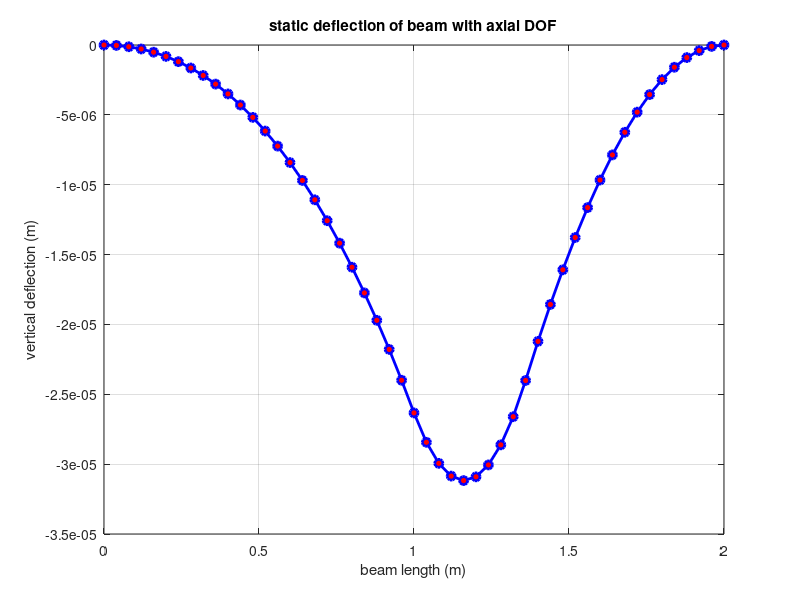
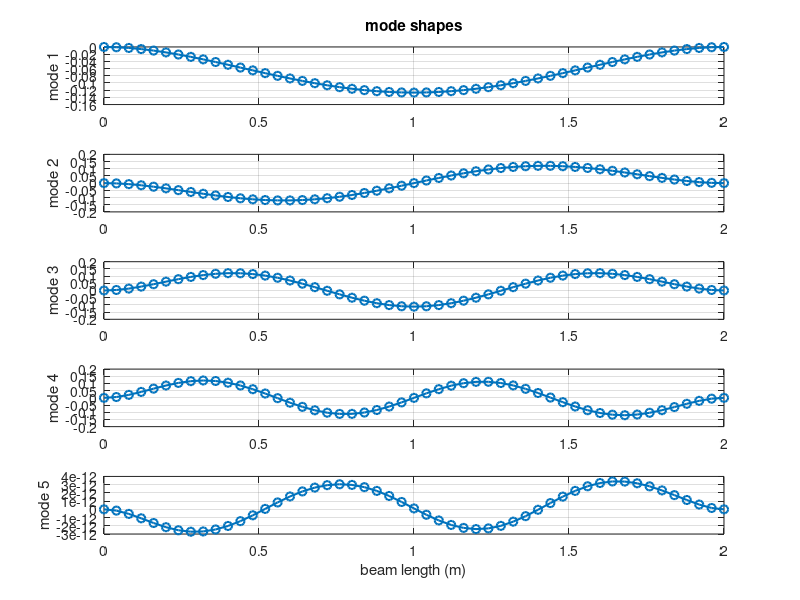
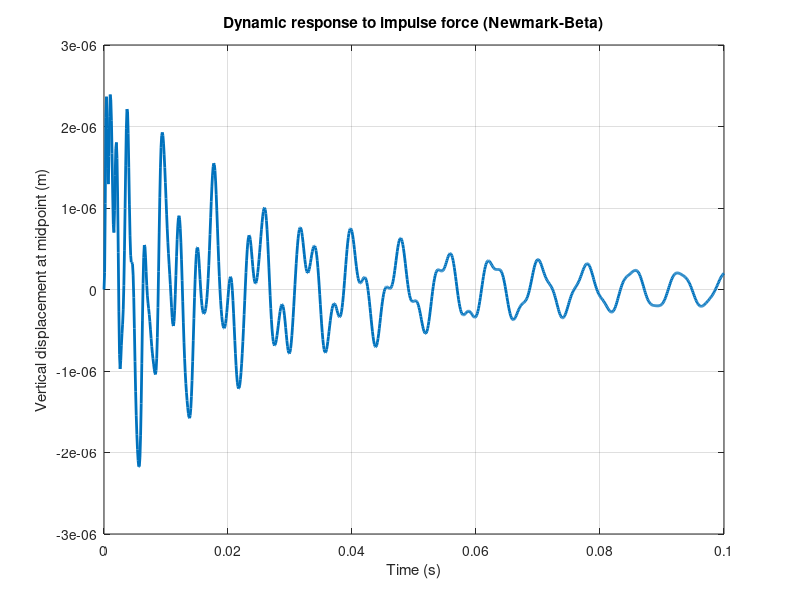
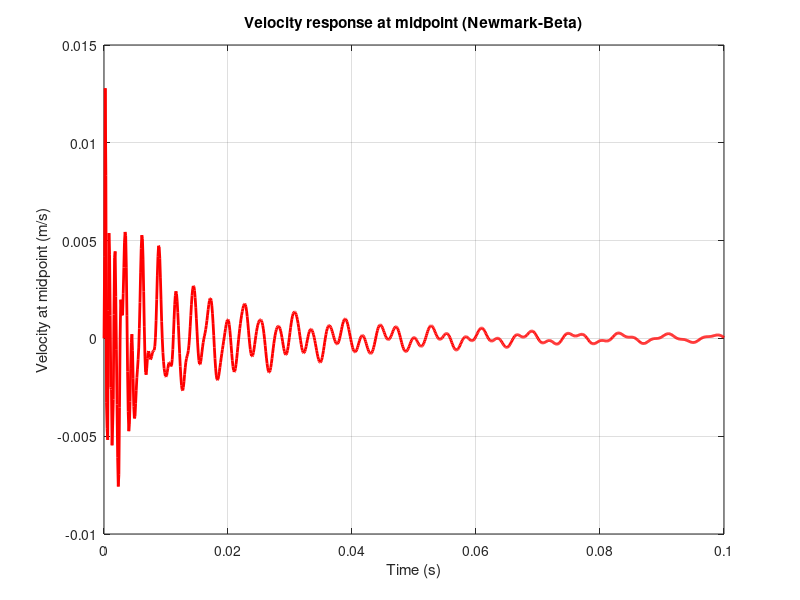

The MATLAB source for these figures, in order: (Note: this script raises an error after producing the figures.)
% Beam Formulation with Axial DOF, Mass Matrix, Modal Analysis, and Rayleigh Damping
clear; clc; close all;

%% input parameters
nElem = 50;              % number of elements
E     = 210e9;           % Young's modulus (Pa)
A     = 0.01;            % cross-sectional area (m^2)
I     = 8.333e-6;        % moment of inertia (m^4)
rho   = 7850;            % mass density (kg/m^3)
L     = 2;               % total beam length (m)
q     = 0;               % distributed load (ignored for static)

%% this is used for assigning a single static moment%%

%  mid-span moment assignment (for static test)
% force_node      = round((nElem/2) + 1);
% force_DOF_local = 3;     % 1=u, 2=w, 3=theta
% moment_value    = 800;   % applied moment (Nm)

%% derived sizes
nNode         = nElem + 1;
nDOF_per_node = 3;        % u, w, theta
nDOF          = nNode * nDOF_per_node;
Le            = L / nElem;

%% Element stiffness matrices
% axial (2×2)
ke_axial = (E*A/Le)*[1 -1; -1 1];

% bending (4×4 Hermite)
ke_bending = (E*I/Le^3)*[ ...
     12      6*Le   -12    6*Le; 
    6*Le   4*Le^2  -6*Le  2*Le^2;
   -12    -6*Le     12    -6*Le;
    6*Le   2*Le^2  -6*Le   4*Le^2 ];

% assemble into 6×6 element stiffness
ke = zeros(6,6);
axial_dofs   = [1 4];
bending_dofs = [2 3 5 6];
ke(axial_dofs,   axial_dofs)   = ke_axial;
ke(bending_dofs, bending_dofs) = ke_bending;

%% Element mass matrices (consistent)
% axial (2×2)
me_axial = (rho*A*Le/6)*[2 1; 1 2];

% bending (4×4 Hermite)
me_bending = (rho*A*Le/420)*[ ...
    156       22*Le    54      -13*Le;
     22*Le   4*Le^2   13*Le   -3*Le^2;
     54       13*Le   156     -22*Le;
    -13*Le   -3*Le^2  -22*Le   4*Le^2 ];

% assemble into 6×6 element mass
me = zeros(6,6);
me(axial_dofs,   axial_dofs)   = me_axial;
me(bending_dofs, bending_dofs) = me_bending;

%% Global assembly
K = zeros(nDOF);
M = zeros(nDOF);
for e = 1:nElem
    idx = (e-1)*nDOF_per_node + (1:6);
    K(idx,idx) = K(idx,idx) + ke;
    M(idx,idx) = M(idx,idx) + me;
end

%% Static loading: Apply Two Moments (Predefined)
F = zeros(nDOF,1);

% Moment 1
force_node_1      = 26;
force_DOF_local_1 = 3;   % rotation (theta)
moment_value_1    = -800; % Nm
globalDOF_1 = (force_node_1-1)*nDOF_per_node + force_DOF_local_1;
F(globalDOF_1) = moment_value_1;

%  Moment 2 
force_node_2      = 35;
force_DOF_local_2 = 3;    % rotation (theta)
moment_value_2    = +800; % Nm in opposite direction
globalDOF_2 = (force_node_2-1)*nDOF_per_node + force_DOF_local_2;
F(globalDOF_2) = moment_value_2;


%% Apply BCs (fixed at both ends: all DOFs)
fixedDOF = [1,2,3, nDOF-2, nDOF-1, nDOF];
freeDOF  = setdiff(1:nDOF, fixedDOF);

K_reduced = K(freeDOF, freeDOF);
M_reduced = M(freeDOF, freeDOF);
F_reduced = F(freeDOF);

%% Solve static problem
U = zeros(nDOF,1);
U(freeDOF) = K_reduced \ F_reduced;

% Plot static deflection
x_nodes = linspace(0, L, nNode);
vertical_disp = U(2:nDOF_per_node:end);
figure;
plot(x_nodes, vertical_disp, 'b-o','LineWidth',2,'MarkerFaceColor','r');
grid on;
xlabel('beam length (m)');
ylabel('vertical deflection (m)');
title('static deflection of beam with axial DOF');

%% Modal analysis
% Solve generalized eigenvalue problem: K_reduced * phi = omega^2 * M_reduced * phi
[Phi, D] = eig(K_reduced, M_reduced);
omega2 = diag(D);
[omega2, sortIdx] = sort(omega2);
Phi = Phi(:,sortIdx);
freq = sqrt(omega2)/(2*pi);

% Display first few natural frequencies
nModesToShow = 5;
disp('natural frequencies (Hz):');
disp(freq(1:nModesToShow));

% Plot first nModesToShow mode shapes (vertical deflection)
figure;
for j = 1:nModesToShow
    mode_full = zeros(nDOF,1);
    mode_full(freeDOF) = Phi(:,j);
    vmode = mode_full(2:nDOF_per_node:end);
    subplot(nModesToShow,1,j);
    plot(x_nodes, vmode, '-o','LineWidth',1.5);
    ylabel(sprintf('mode %d', j));
    grid on;
    if j==1
        title('mode shapes');
    end
    if j==nModesToShow
        xlabel('beam length (m)');
    end
end

%% Rayleigh damping calculation
%     damping ratios for first two modes
zeta1 = 0.02;  % 2% for mode 1
zeta2 = 0.02;  % 2% for mode 2
omega1 = 2*pi*freq(1);
omega2 = 2*pi*freq(2);

% deriving the alpha and beta: zeta_i = alpha/(2*omega_i) + beta*omega_i/2
Acoef = [1/(2*omega1), omega1/2; 1/(2*omega2), omega2/2];
bcoef = [zeta1; zeta2];
ab = Acoef \ bcoef;
alpha = ab(1);
beta  = ab(2);

% Assembled damping matrix
C_reduced = alpha * M_reduced + beta * K_reduced;

disp('Rayleigh damping coefficients:');
fprintf('  alpha = %.3e  beta = %.3e\n', alpha, beta);

% (Optional) Dynamic stiffness at a given frequency
% omega_test = 2*pi*10;  % 10 Hz
% Kdyn = -omega_test^2 * M_reduced + 1i*omega_test * C_reduced + K_reduced;


%% Newmark-Beta Time Integration (Impulse Response)

% parameters for time integration
beta   = 1/4;
gamma  = 1/2;
dt     = 1e-4;       
Tmax   = 0.1;        
Nt     = round(Tmax / dt);
time   = (0:Nt)*dt;

% initial conditions
w0  = zeros(length(freeDOF),1);  % initial displacement
v0  = zeros(length(freeDOF),1);  % initial velocity
a0  = M_reduced \ (F_reduced - C_reduced*v0 - K_reduced*w0);  % initial acceleration

% history arrays
W  = zeros(length(w0), Nt+1);  W(:,1) = w0;
V  = zeros(length(w0), Nt+1);  V(:,1) = v0;
A  = zeros(length(w0), Nt+1);  A(:,1) = a0;

% newmark coefficients
a0N = 1 / (beta*dt^2);
a1N = gamma / (beta*dt);
a2N = 1 / (beta*dt);
a3N = 1 / (2*beta) - 1;
a4N = gamma / beta - 1;
a5N = dt * (gamma / (2*beta) - 1);

% Effective stiffness matrix
Keff = K_reduced + a1N * C_reduced + a0N * M_reduced;

% impulse force imposing 
f_dyn = zeros(length(w0), Nt+1);
impulse_node = round(nElem/2) + 18;
impulse_DOF  = 2; % vertical DOF (w)
impulse_val  = 1000;   % N
impulse_time = 0.001;  % 1 ms duration
impulse_idx  = (impulse_node-1)*nDOF_per_node + impulse_DOF;
impulse_dof  = find(freeDOF == impulse_idx);  % local DOF in reduced system
impulse_steps = round(impulse_time / dt);
f_dyn(impulse_dof, 1:impulse_steps) = impulse_val;

% time integration main loop
for n = 1:Nt
    % effective force
    Feff = f_dyn(:,n+1) ...
         + M_reduced * (a0N*W(:,n) + a2N*V(:,n) + a3N*A(:,n)) ...
         + C_reduced * (a1N*W(:,n) + a4N*V(:,n) + a5N*A(:,n));

    % solve for displacement
    W(:,n+1) = Keff \ Feff;

    % acceleration and velocity updates
    A(:,n+1) = a0N * (W(:,n+1) - W(:,n)) - a2N * V(:,n) - a3N * A(:,n);
    V(:,n+1) = V(:,n) + dt * ((1 - gamma) * A(:,n) + gamma * A(:,n+1));
end

% plot dynamic response at midspan
mid_dof = find(freeDOF == impulse_idx);
figure;
plot(time, W(mid_dof,:), 'LineWidth', 2);
xlabel('Time (s)');
ylabel('Vertical displacement at midpoint (m)');
title('Dynamic response to impulse force (Newmark-Beta)');
grid on;

% plot velocity at midpoint
figure;
plot(time, V(mid_dof,:), 'r', 'LineWidth', 2);
xlabel('Time (s)');
ylabel('Velocity at midpoint (m/s)');
title('Velocity response at midpoint (Newmark-Beta)');
grid on;

% plot acceleration at midpoint
figure;
plot(time, A(mid_dof,:), 'g', 'LineWidth', 2);
xlabel('Time (s)');
ylabel('Acceleration at midpoint (m/s^2)');
title('Acceleration response at midpoint (Newmark-Beta)');
grid on;

%%%%%%  ODE45%%%%%%%5
%% Supplement: Time Integration using ODE15s (Comparison to Newmark-Beta)

% Initial condition vector: [displacement; velocity]
z0 = [w0; v0];
nDOF_reduced = length(w0);

% Define first-order ODE system: dz/dt = [v; M⁻¹(f - C*v - K*u)]
rhs = @(t, z) [ ...
    z(nDOF_reduced+1:end);  % velocity part
    M_reduced \ ( ...
        interp1(time, f_dyn', t, 'previous', 0)' - ...  % force as column vector
        C_reduced * z(nDOF_reduced+1:end) - ...
        K_reduced * z(1:nDOF_reduced) ...
    )
];

% Set solver options (optional but recommended)
opts = odeset('RelTol', 1e-5, 'AbsTol', 1e-8);

% Run ODE15s (stiff solver)
[t_ode, z_ode] = ode15s(rhs, [0 Tmax], z0, opts);

% Split solution into displacement and velocity
W_ode = z_ode(:, 1:nDOF_reduced)';              % Displacement history
V_ode = z_ode(:, nDOF_reduced+1:end)';          % Velocity history

% Optional: compute acceleration
A_ode = M_reduced \ (interp1(time, f_dyn', t_ode', 'previous', 0)' - ...
                     C_reduced * V_ode - ...
                     K_reduced * W_ode);

%% Plot: Comparison with Newmark-Beta Results

% Plot Displacement at midpoint
figure;
plot(time, W(mid_dof,:), 'b-', 'LineWidth', 2); hold on;
plot(t_ode, W_ode(mid_dof,:), 'r--', 'LineWidth', 2);
xlabel('time (s)'); ylabel('displacement (m)');
legend('newmark-beta', 'ODE15s');
title('midpoint displacement comparison'); grid on;

% Plot Velocity at midpoint
figure;
plot(time, V(mid_dof,:), 'b-', 'LineWidth', 2); hold on;
plot(t_ode, V_ode(mid_dof,:), 'r--', 'LineWidth', 2);
xlabel('time (s)'); ylabel('velocity (m/s)');
legend('newmark-neta', 'ODE15s');
title('midpoint velocity comparison'); grid on;

% Plot Acceleration at midpoint
figure;
plot(time, A(mid_dof,:), 'b-', 'LineWidth', 2); hold on;
plot(t_ode, A_ode(mid_dof,:), 'r--', 'LineWidth', 2);
xlabel('time (s)'); ylabel('acceleration (m/s²)');
legend('newmark-beta', 'ODE15s');
title('midpoint acceleration comparison'); grid on;

